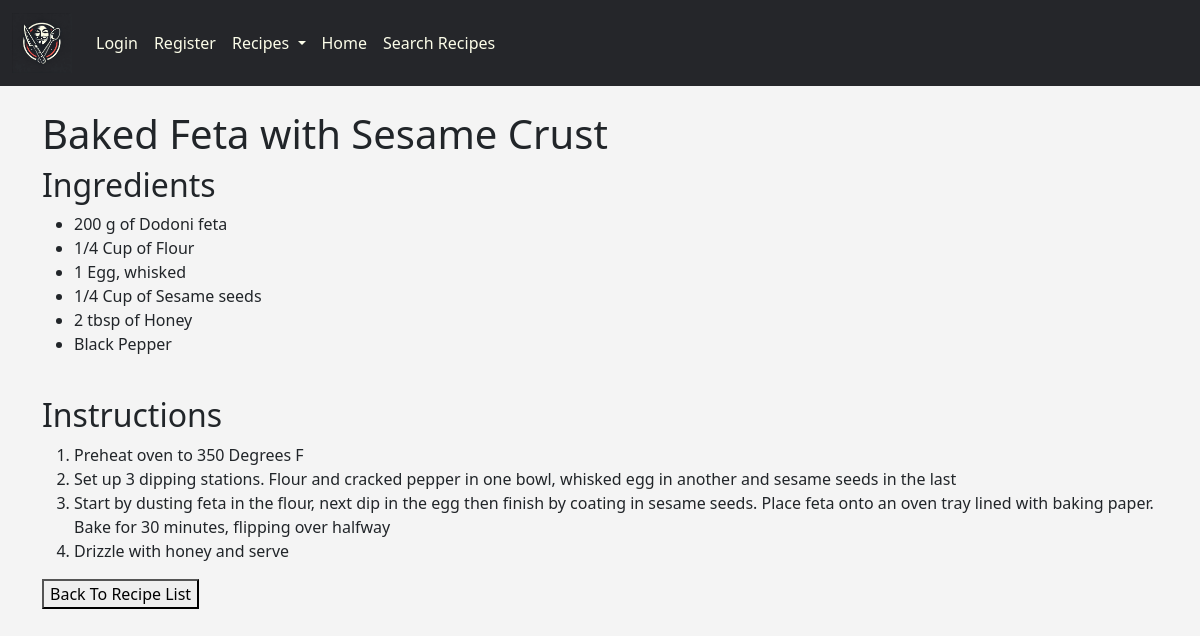
The page /voxpopulirecipes/recipedetail/11/ on the database its author committed.
### voxpopulirecipes/models.py (models this page shows, shortened)
class Recipe(models.Model):
    title = models.CharField(max_length=200)
    pub_date = models.DateTimeField("date published")
    created_by = models.CharField(max_length=200, blank=True, null=True)

class Ingredient(models.Model):
    recipe = models.ForeignKey(Recipe, on_delete=models.CASCADE)
    ingredient_text = models.CharField(max_length=200) #required
    ingredient_amount = models.CharField(max_length=200, blank=True, null=True) #optional
    ingredient_unit = models.CharField(max_length=200, blank=True, null=True) #optional

class Instruction(models.Model):
    recipe = models.ForeignKey(Recipe, on_delete=models.CASCADE)
    instruction_text = models.CharField(max_length=500)
    instruction_order = models.IntegerField(default=0)

### voxpopulirecipes/views.py (the view)
# urls.py: path("recipedetail/<int:recipe_id>/", views.detail, name="detail"),
def detail(request, recipe_id):
    recipe = get_object_or_404(Recipe, pk=recipe_id)
    return render(request, "voxpopulirecipes/recipe.html", {"recipe": recipe})

### voxpopulirecipes/templates/voxpopulirecipes/recipe.html (shortened to what this page needs)
{% extends 'voxpopulirecipes/base.html' %}
{% block content %}
<h1> {{ recipe.title }} </h1>
<fieldset>
    <h2> Ingredients </h2>
    <ul>
        {% for ingredient in recipe.ingredient_set.all %}
            {% if not ingredient.ingredient_amount %}
                <li>{{ ingredient.ingredient_text }}</li>
            {% else %}
                {% if not ingredient.ingredient_unit %}
                    <li>{{ ingredient.ingredient_amount }} {{ ingredient.ingredient_text }}</li>
                {% else %}
                    <li>{{ ingredient.ingredient_amount }} {{ ingredient.ingredient_unit }} of {{ ingredient.ingredient_text }}</li>
                {% endif %}
            {% endif %}
        {% endfor %}
    </ul>
</fieldset>
<br>
<fieldset>
    <h2> Instructions </h2>
    <ol>
        {% for instruction in recipe.instruction_set.all %}
          <li>{{ instruction.instruction_text }}</li>
        {% endfor %}
    </ol>
</fieldset>
<button id="back_button">Back To Recipe List</button>
{% endblock %}

### voxpopulirecipes/templates/voxpopulirecipes/base.html (style rules this page uses)
body { background-color: #f4f4f4; }

### rows shown on the page
Recipe: title "Baked Feta with Sesame Crust"
Ingredient: ingredient_amount "200", ingredient_unit "g", ingredient_text "Dodoni feta"
Ingredient: ingredient_amount "1/4", ingredient_unit "Cup", ingredient_text "Flour"
Ingredient: ingredient_amount "1", ingredient_text "Egg, whisked"
Ingredient: ingredient_amount "1/4", ingredient_unit "Cup", ingredient_text "Sesame seeds"
Ingredient: ingredient_amount "2", ingredient_unit "tbsp", ingredient_text "Honey"
Ingredient: ingredient_text "Black Pepper"
Instruction: instruction_text "Preheat oven to 350 Degrees F"
Instruction: instruction_text "Set up 3 dipping stations. Flour and cracked pepper in one bowl, whisked egg in another and sesame seeds in the last"
Instruction: instruction_text "Start by dusting feta in the flour, next dip in the egg then finish by coating in sesame seeds. Place feta onto an oven tray lined with baking paper. Bake for 30 minutes, flipping over halfway"
Instruction: instruction_text "Drizzle with honey and serve"
